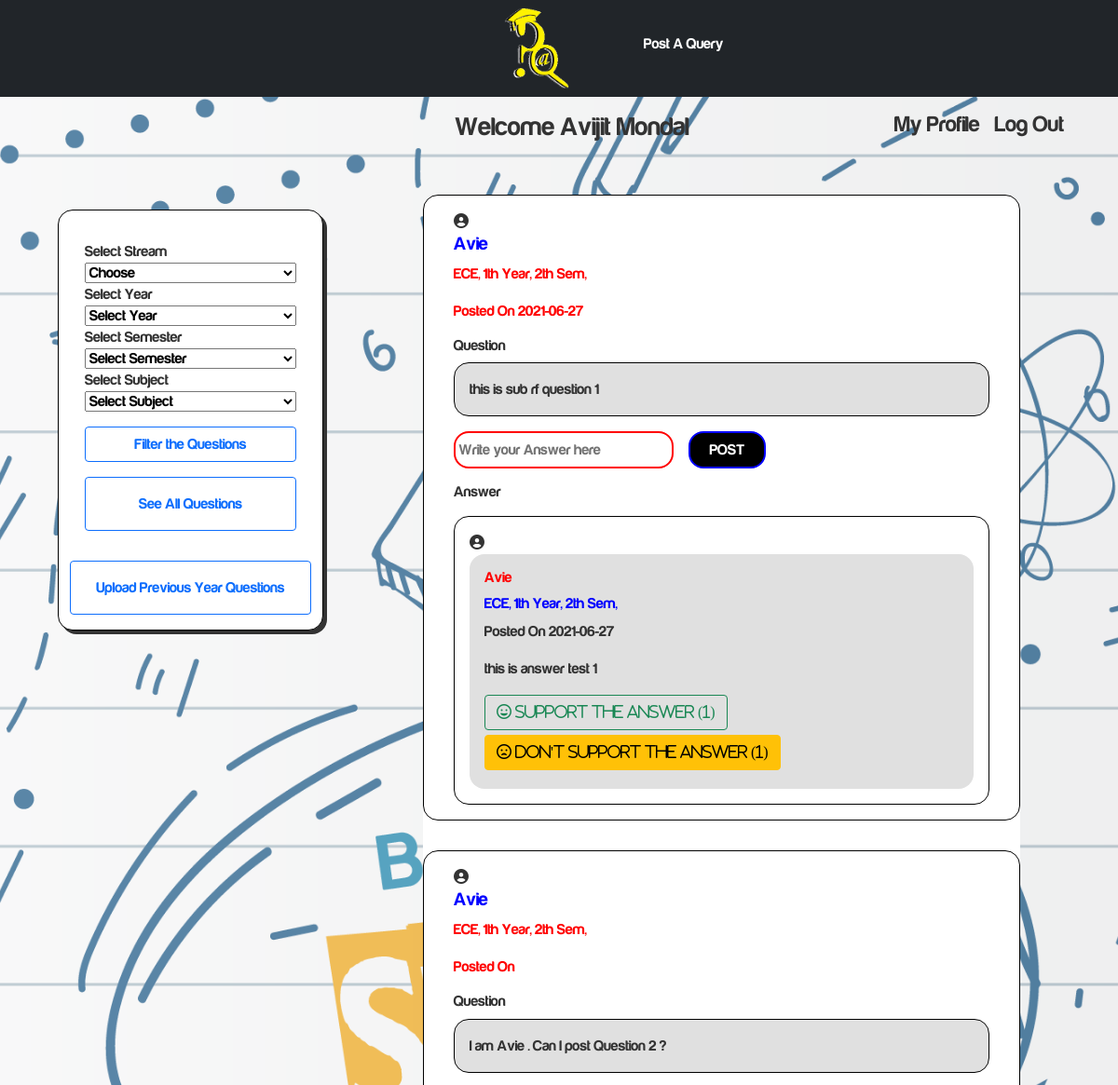
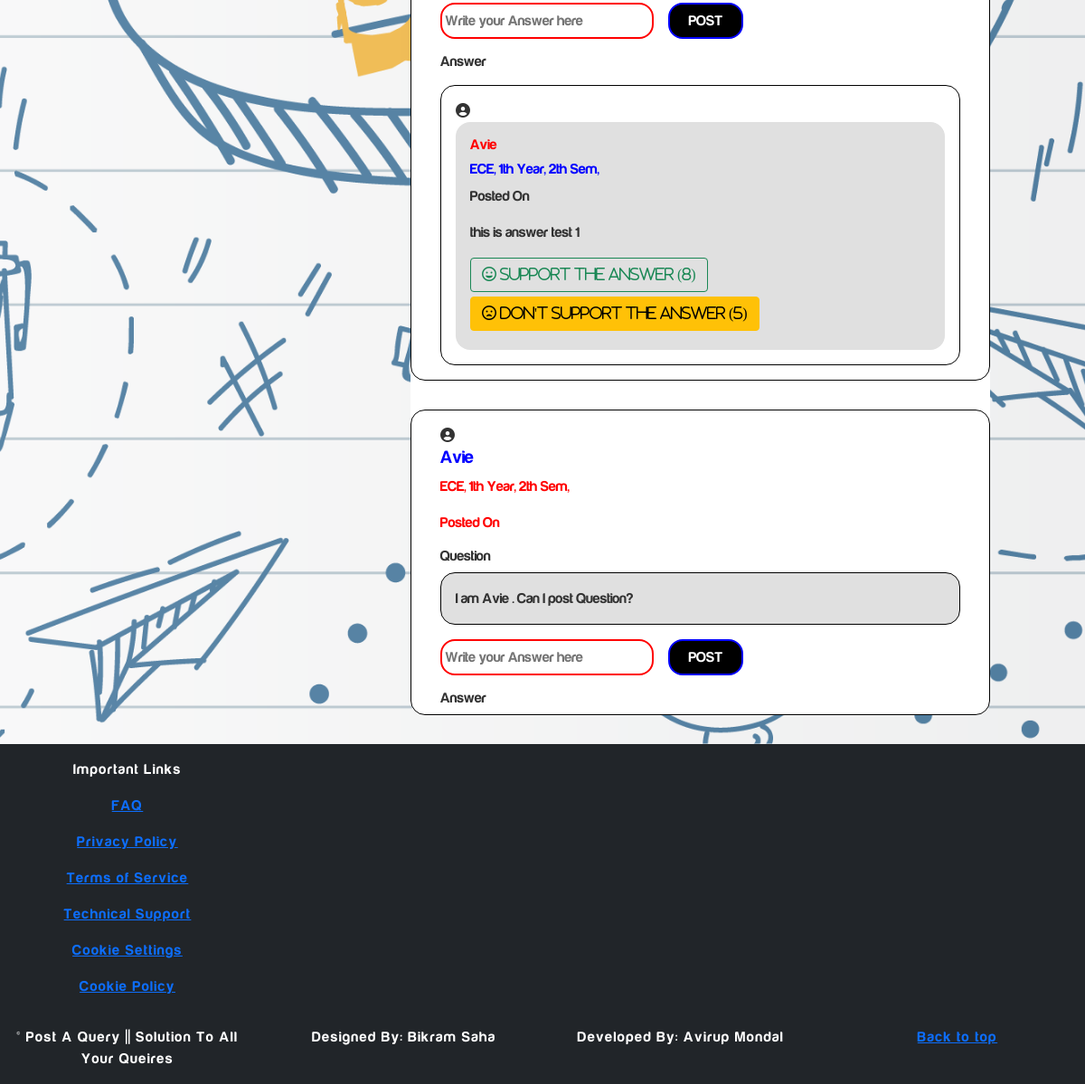
Screenshot of /teacher_queries.php (signed in) with the database file from the repository (2 pictures, top to bottom).
### tables this page shows
CREATE TABLE `queries` (
  `Query_Id` int(11) NOT NULL,
  `Student_Id` int(11) NOT NULL,
  `student_name` varchar(50) NOT NULL,
  `Question` varchar(5000) NOT NULL,
  `year` varchar(20) NOT NULL,
  `stream` varchar(20) NOT NULL,
  `semester` varchar(20) NOT NULL,
  `subject` varchar(50) NOT NULL,
  `Posted_On` date DEFAULT NULL
);

CREATE TABLE `users` (
  `id` int(11) NOT NULL,
  `name` varchar(50) NOT NULL,
  `college_name` int(11) NOT NULL,
  `college_id` varchar(20) NOT NULL,
  `stream` int(200) NOT NULL,
  `year` int(11) NOT NULL,
  `semester` int(11) NOT NULL,
  `email` varchar(200) NOT NULL,
  `password` varchar(200) NOT NULL,
  `student` int(11) NOT NULL,
  `teacher` int(11) NOT NULL,
  `image` varchar(500) NOT NULL
);

CREATE TABLE `stream` (
  `Stream_Id` int(11) NOT NULL,
  `Stream` varchar(200) NOT NULL
);

CREATE TABLE `year` (
  `Year_Id` int(11) NOT NULL,
  `Year` int(11) NOT NULL,
  `Stream_Id` int(11) NOT NULL
);

CREATE TABLE `semester` (
  `Semester_Id` int(11) NOT NULL,
  `Semester` int(11) NOT NULL,
  `Year_Id` int(11) NOT NULL
);

CREATE TABLE `answers` (
  `answer_id` int(11) NOT NULL,
  `question_id` int(11) NOT NULL,
  `answer` varchar(5000) NOT NULL,
  `student_id` int(11) NOT NULL,
  `answer_student_name` varchar(50) NOT NULL,
  `answer_year` int(10) NOT NULL,
  `answer_semester` int(10) NOT NULL,
  `answer_stream` int(30) NOT NULL,
  `Posted_On` date DEFAULT NULL,
  `likes` int(11) NOT NULL,
  `dislikes` int(11) NOT NULL
);

### teacher_queries.php (the view, shortened to what this page needs)
<?php
include_once('includes/header.php');
	?>
	<?php
    $stream= $_SESSION['Stream'];
    $question='';
    $post_year='';
    $post_sem='';
    $post_stream='';
    $post_name='';
if(isset($_GET['filter_submit'])){
    $year= get_safe_data($con,$_GET['year']);
    $stream=get_safe_data($con,$_GET['stream']);
    $semester= get_safe_data($con,$_GET['semester']);
    $subject=get_safe_data($con,$_GET['subject']);
    $question_sqli="Select queries.*, stream.*,year.*,semester.*,subject.*, users.* from queries, stream, year, semester, subject, users where queries.Student_Id=users.id and queries.year='$year' and queries.semester='$semester' and queries.stream='$stream' and queries.subject='$subject' and year.Year_Id='$year' and semester.Semester_Id='$semester' and stream.Stream_Id='$stream' and subject.Subject_Id='$subject'";
}
else{
    $question_sqli="Select queries.*, users.*, stream.*,year.*,semester.* from queries, users, stream, year, semester where queries.Student_Id=users.id and queries.year=year.Year_Id and queries.semester=semester.Semester_Id and queries.stream=stream.Stream_Id and queries.stream='$stream' order by Query_Id desc";
}
    ?>
<div class="main_content">
<div class="container">
    <div class="row">
       <div class="top">
           <h3 class="top_left" >Welcome <?php echo $_SESSION['Name'];?></h3>
            <h4 class="top_right" ><a href="logout.php">Log Out</a></h4>
            <h4 class="top_right" ><a href="teacher_profile.php?id=<?php echo $_SESSION['Id']; ?>">My Profile</a></h4>
        </div>
    </div>
</div>
<div class="container">
    <div class="row">
        <div class="col-lg-3 sidebar">
            <form method="get" action="">
                <label>Select Stream</label>
                <select id="stream" name="stream" onchange="FetchYear(this.value)"  required>
                    <option value="">Choose</option>
                </select>
                <label>Select Year</label>
                <select id="year" name="year"  onchange="FetchSemester(this.value)"  required>
                    <option value="">Select Year</option>
                </select>
                <label>Select Semester</label>
                <select id="semester" name="semester" onchange="FetchSubject(this.value)"  required>
                    <option value="" selected>Select Semester</option>
                </select>
                <label>Select Subject</label>
                <select id="subject" name="subject">
                    <option value="">Select Subject</option>
                </select>
                <button style="margin-top:1rem" type="submit"  class="btn btn-outline-primary"
                    name="filter_submit">Filter the Questions</button>
                <a href="teacher_queries.php" class="btn btn-outline-primary"
                    style="margin-top:1rem">See All Questions</a>
                <div>
                </div>
            </form>
            <a href="upload_previous_year_question.php"  class="btn btn-outline-primary" style="margin-bottom:1rem">Upload Previous Year Questions</a>
        </div>
        <div class=" col-lg-7 offset-lg-1" id="getting_queries">
            <div class="mid_content">
                <?php
                 $question_res=mysqli_query($con,$question_sqli);
                 $question_check=mysqli_num_rows($question_res);
                 while($question_row=mysqli_fetch_assoc($question_res)){
                 if($question_check >0)
                 {
                    $question_id=$question_row['Query_Id'];
                     $question=$question_row['Question'];
                     $post_year=$question_row['Year'];
                     $post_sem=$question_row['Semester'];
                     $post_stream=$question_row['Stream'];
                     $post_name=$question_row['name'];
                     $post_date=$question_row['Posted_On'];
                 }
                 ?>
                <div class="middle" id="middle">
                    <div class="info">
                        <em class="fas fa-user-circle"></em>
                        <h5 style="color:blue">
                            <?php echo $post_name;?>
                        </h5>
                        <p style="color:red">
                            <?php echo $post_stream .','.' '.$post_year.'th Year,'.' '.$post_sem.'th Sem,';?>
                        </p>
                        <p style="color:red">
                            Posted On <?php echo $post_date ;?>
                        </p>
                    </div>
                    <div class="question">
                        <h6>Question</h6>
                        <p>
                            <?php echo $question;?>
                        </p>
                    </div>
                    <div class="reply">
                        <form action="" method="post" class="col-lg-7">
                            <input type="text" placeholder=" Write your Answer here" name="answer" required>
                            <button type="submit" class="btn btn-outline-primary col-lg-3"
                                name="answer_submit">Post</button>
                        </form>
                    </div>
                    <?php
                 $answer='';
                 $answer_year='';
                 $answer_sem='';
                 $answer_stream='';
                 $answer_name='';
                 $answer_sqli="Select answers.*, stream.*, year.*, semester.* from  answers,year,semester,stream where answers.question_id='$question_id' and answers.answer_year=year.Year_Id and answers.answer_stream=stream.Stream_Id and answers.answer_semester=semester.Semester_Id";
                 $answer_res=mysqli_query($con,$answer_sqli);
                 $answer_check=mysqli_num_rows($answer_res);
                 ?>
                    <div class="answer">
                        <h6>Answer</h6>
                        <?php
                    while($answer_row=mysqli_fetch_assoc($answer_res)){
                    if($answer_check >0)
                    {
                        $answer_id=$answer_row['answer_id'];
                        $answer=$answer_row['answer'];
                        $answer_year=$answer_row['Year'];
                        $answer_sem=$answer_row['Semester'];
                        $answer_stream=$answer_row['Stream'];
                        $answer_name=$answer_row['answer_student_name'];
                        $answer_post_date=$answer_row['Posted_On'];
                        $answer_likes=$answer_row['likes'];
                        $answer_dislikes=$answer_row['dislikes'];
                    }
                    ?>
                        <div class="answerdisplay">
                            <em class="fas fa-user-circle"></em>
                            <div class="answers">
                                <h6 style="color:red">
                                    <?php echo $answer_name;?>
                                </h6>
                                <h6 style="color:blue">
                                    <?php echo $answer_stream .','.' '.$answer_year.'th Year,'.' '.$answer_sem.'th Sem,';?>
                                </h6>
                                <p>
                                   Posted On <?php echo $answer_post_date;?>
                                </p>
                                <p>
                                    <?php echo $answer;?>
                                </p>
                                <a href="javascript:void(0)" class="btn btn-outline-success"  style="margin-bottom:0.3rem">
						        <span class="far fa-grin" onclick="like_update('<?php echo $answer_id?>')"> Support The Answer (<span id="like_loop_<?php echo $answer_id?>"><?php echo $answer_likes?></span>)</span>
					            </a>
                                <a href="javascript:void(0)" class="btn btn-warning"  style="margin-bottom:0.3rem">
						<span class="far fa-frown-open" onclick="dislike_update('<?php echo $answer_id?>')"> Don't Support The Answer (<span id="dislike_loop_<?php echo $answer_id?>"><?php echo $answer_dislikes?></span>)</span>
					</a>
                            </div>
                        </div>
                        <?php } ?>
                    </div>
                </div>
                <?php } ?>
            </div>
            </div>
        </div>
    </div>
    </div>
    <?php
    include_once('includes/inner_footer.php');
 include_once('includes/footer.php');
  ?>
</body>
</html>

### final_style.css (style rules this page uses)
* { padding: 0; margin: 0; }
body { font-family: websitefont; box-sizing: border-box; height: 100%; display: flex; flex-direction: column; color: #333333; overflow-x: hidden; overflow-y: visible; }
.top { margin: 1rem 0; }
.top .top_left { float: left; padding-left: 40%; text-decoration: none; margin-top: 0; }
.top .top_right { float: right; padding-right: 1rem; text-decoration: none; margin-top: 0; }
.top .top_right a { color: #333333; text-decoration: none; }
.sidebar { margin-left: 2rem; border: 1px black solid; border-radius: 1rem; padding-top: 1rem; height: 100%; margin-top: 3rem; background-color: #ffffff; box-shadow: 4px 4px; max-width: 100%; }
.sidebar form { display: flex; flex-direction: column; width: auto; padding: 1rem; }
.sidebar a { display: flex; flex-direction: column; width: auto; padding: 1rem; }
.middle { margin-top: 2rem; margin-bottom: 2rem; border: 1px black solid; border-radius: 1rem; padding-top: 1rem; height: auto; padding: 1rem 2rem 0rem 2rem; }
.main_content { background-image: url('images/bg4-01-01.png'); background-size: cover; background-repeat: no-repeat; background-position: center; min-height: 100%; }
.mid_content { background-color: #ffffff; border-radius: 1rem; }
.question p { background-color: #E0E0E0; border: 1px black solid; border-radius: 1rem; padding: 1rem; height: auto; }
.answer { margin-top: 1rem; }
.answerdisplay { border: 1px black solid; border-radius: 1rem; padding: 1rem; height: auto; margin: 1rem 0; }
.answers { background-color: #E0E0E0; border-radius: 1rem; padding: 1rem; height: auto; }
.reply form { display: flex; }
.reply form input { border-radius: 1rem; width: 100%; margin-right: 1rem; border: 2px red solid; }
.reply form button { border-radius: 1rem; background-color: black; border: 2px solid blue; color: white; text-transform: uppercase; }

### rows the page displays
queries: users.name "Avie", stream.Stream "ECE", year.Year "1", semester.Semester "2", Posted_On "2021-06-27", Question "this is sub rf question 1"
answers: answer_student_name "Avie", stream.Stream "ECE", year.Year "1", semester.Semester "2", Posted_On "2021-06-27", answer "this is answer test 1", likes "1", dislikes "1"
queries: users.name "Avie", stream.Stream "ECE", year.Year "1", semester.Semester "2", Question "I am Avie . Can I post Question 2 ?"
answers: answer_student_name "Avie", stream.Stream "ECE", year.Year "1", semester.Semester "2", answer "this is answer test 1", likes "8", dislikes "5"
queries: users.name "Avie", stream.Stream "ECE", year.Year "1", semester.Semester "2", Question "I am Avie . Can I post Question?"

### other values shown
$_SESSION['Name'] "Avijit Mondal"
